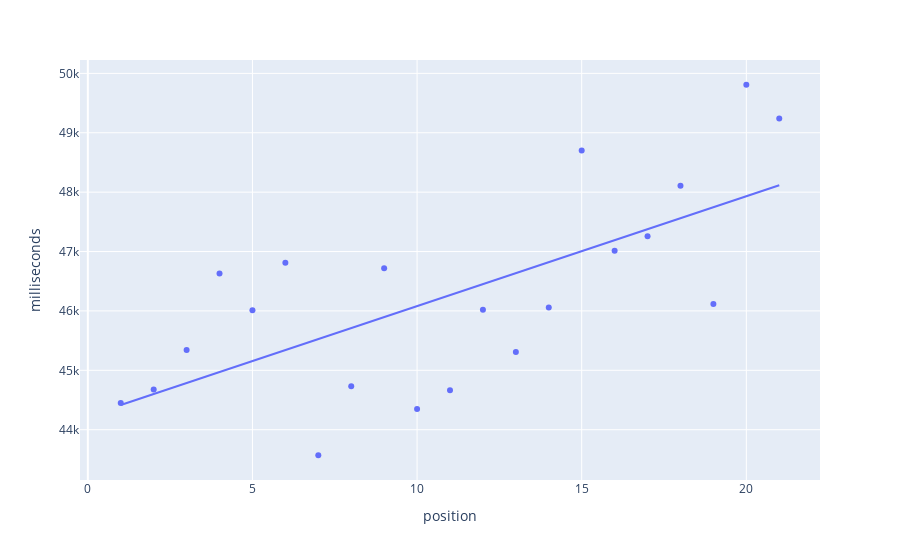

The notebook cell saved with this chart:
### Code cell
px.scatter(joined_data, x='position', y='milliseconds', trendline="ols")

### Figure 1 — Plotly figure (JSON) as saved in the notebook; plotly's stock layout.template omitted (floating-point values rounded to 4 significant figures)
{"data": [{"hovertemplate": "position=%{x}<br>milliseconds=%{y}<extra></extra>", "legendgroup": "", "marker": {"color": "#636efa", "symbol": "circle"}, "mode": "markers", "name": "", "orientation": "v", "showlegend": false, "type": "scatter", "x": [1, 2, 3, 4, 5, 6, 7, 8, 9, 10, 11, 12, 13, 14, 15, 16, 17, 18, 19, 20, 21], "xaxis": "x", "y": [44450.0, 44680.0, 45340.0, 46630.0, 46010.0, 46810.0, 43570.0, 44730.0, 46720.0, 44350.0, 44660.0, 46020.0, 45310.0, 46060.0, 48700.0, 47010.0, 47260.0, 48110.0, 46120.0, 49810.0, 49240.0], "yaxis": "y"}, {"hovertemplate": "<b>OLS trendline</b><br>milliseconds = 185.127 * position + 44229.6<br>R<sup>2</sup>=0.466317<br><br>position=%{x}<br>milliseconds=%{y} <b>(trend)</b><extra></extra>", "legendgroup": "", "marker": {"color": "#636efa", "symbol": "circle"}, "mode": "lines", "name": "", "showlegend": false, "type": "scatter", "x": [1, 2, 3, 4, 5, 6, 7, 8, 9, 10, 11, 12, 13, 14, 15, 16, 17, 18, 19, 20, 21], "xaxis": "x", "y": [44410.0, 44600.0, 44780.0, 44970.0, 45160.0, 45340.0, 45530.0, 45710.0, 45900.0, 46080.0, 46270.0, 46450.0, 46640.0, 46820.0, 47010.0, 47190.0, 47380.0, 47560.0, 47750.0, 47930.0, 48120.0], "yaxis": "y"}], "layout": {"legend": {"tracegroupgap": 0}, "margin": {"t": 60}, "xaxis": {"anchor": "y", "domain": [0, 1], "title": {"text": "position"}}, "yaxis": {"anchor": "x", "domain": [0, 1], "title": {"text": "milliseconds"}}}}
